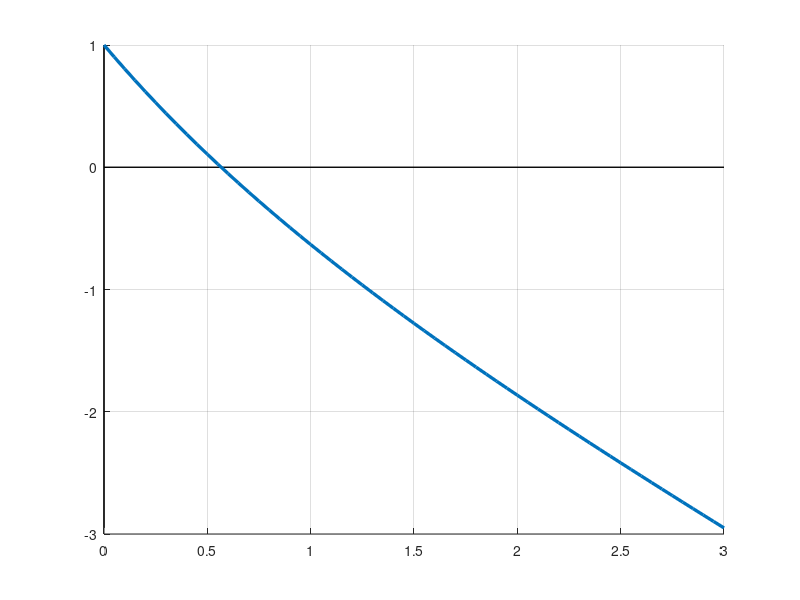

Source code (MATLAB): (Note: this script raises an error after producing the figure.)
%Ejemplo 1 Clase 03

f = @(x) exp(-x) -x;
x = 0:.05:3;

figure()
hold on
grid on
plot([0,3],[0,0],'k','LineWidth',1)
plot([0,0],[min(f(x)),max(f(x))],'k','LineWidth',1)

plot(x,f(x),'LineWidth',2.4)


c_annot = annotation('textbox','interpreter','latex','String','$f(x)=e^{-x}-x$','FitBoxToText','on');
c_annot.FontSize=15;



g = @(x) f(x)+x;

figure()
hold on
grid on
plot([0,3],[0,0],'k','LineWidth',1)
plot([0,0],[0,3],'k','LineWidth',1)

plot(x,g(x),'LineWidth',2.4)
plot(x,x,'r','LineWidth',2)

c_annot = annotation('textbox','interpreter','latex','String','$g(x)=e^{-x}$','FitBoxToText','on');
c_annot.FontSize=15;
a_annot = annotation('textbox','interpreter','latex','String','$y=x$','FitBoxToText','on');
a_annot.FontSize=15;





%% Iter 1
x0 =2;
x1 = g(x0);

figure()
hold on
grid on
plot([0,3],[0,0],'k','LineWidth',1)
plot([0,0],[0,3],'k','LineWidth',1)

plot(x,g(x),'LineWidth',2.4)
plot(x,x,'r','LineWidth',2)

plot(x0,x1,'om','MarkerSize',4,'LineWidth',4)
plot([x0,x0],[0,x1],'--k')

%% Iter 2
x2 = g(x1);

figure()
hold on
grid on
plot([0,3],[0,0],'k','LineWidth',1)
plot([0,0],[0,3],'k','LineWidth',1)

plot(x,g(x),'LineWidth',2.4)
plot(x,x,'r','LineWidth',2)

scatter(x1,x1,'MarkerFaceColor','m','MarkerFaceAlpha',.5)
plot([x0 x1] ,[x1 x1],'--k') 
plot([x1 x1] ,[x1 x2],'--k') 
plot(x1,x2,'om','MarkerSize',4,'LineWidth',4)


%oldMarkers
plot([x0,x0],[0,x1],'--k')

scatter(x0,x1,'MarkerFaceColor','m','MarkerFaceAlpha',.5)

%% Iter 3
x3 = g(x2);

figure()
hold on
grid on
plot([0,3],[0,0],'k','LineWidth',1)
plot([0,0],[0,3],'k','LineWidth',1)

plot(x,g(x),'LineWidth',2.4)
plot(x,x,'r','LineWidth',2)


scatter(x2,x2,'MarkerFaceColor','m','MarkerFaceAlpha',.5)
plot([x1 x2] ,[x2 x2],'--k') 
plot([x2 x2] ,[x2 x3],'--k') 
plot(x2,x3,'om','MarkerSize',4,'LineWidth',4)


%oldMarkers
plot([x0,x0],[0,x1],'--k')
plot([x0 x1] ,[x1 x1],'--k') 
plot([x1 x1] ,[x1 x2],'--k')

scatter(x0,x1,'MarkerFaceColor','m','MarkerFaceAlpha',.5)
scatter(x1,x1,'MarkerFaceColor','m','MarkerFaceAlpha',.5)
scatter(x1,x2,'MarkerFaceColor','m','MarkerFaceAlpha',.5)

%% Iter 4
x4 = g(x3);

figure()
hold on
grid on
plot([0,3],[0,0],'k','LineWidth',1)
plot([0,0],[0,3],'k','LineWidth',1)

plot(x,g(x),'LineWidth',2.4)
plot(x,x,'r','LineWidth',2)


scatter(x3,x3,'MarkerFaceColor','m','MarkerFaceAlpha',.5)
plot([x2 x3] ,[x3 x3],'--k') 
plot([x3 x3] ,[x3 x4],'--k') 
plot(x3,x4,'om','MarkerSize',4,'LineWidth',4)


%oldMarkers
plot([x0,x0],[0,x1],'--k')
plot([x0 x1] ,[x1 x1],'--k') 
plot([x1 x1] ,[x1 x2],'--k')
plot([x1 x2] ,[x2 x2],'--k') 
plot([x2 x2] ,[x2 x3],'--k') 

scatter(x0,x1,'MarkerFaceColor','m','MarkerFaceAlpha',.5)
scatter(x1,x1,'MarkerFaceColor','m','MarkerFaceAlpha',.5)
scatter(x1,x2,'MarkerFaceColor','m','MarkerFaceAlpha',.5)
scatter(x2,x2,'MarkerFaceColor','m','MarkerFaceAlpha',.5)
scatter(x2,x3,'MarkerFaceColor','m','MarkerFaceAlpha',.5)

%%
figure()
hold on
grid on
plot([0,5],[0,0],'k','LineWidth',1)
plot([0,0],[min(f(xs)),max(f(xs))],'k','LineWidth',1)

xs = [x0 x1 x2 x3 x4]
plot(1:5,f(xs),'-k','LineWidth',2.5)
scatter(1:5,f(xs),'MarkerFaceColor','k')

%%
figure()
hold on
grid on
plot([0,5],[0,0],'k','LineWidth',1)
plot([0,0],[min(f(xs)),max(f(xs))],'k','LineWidth',1)

xs = [x0 x1 x2 x3 x4]
plot(1:5,abs(f(xs)),'-k','LineWidth',2.5)
scatter(1:5,abs(f(xs)),'MarkerFaceColor','k')

